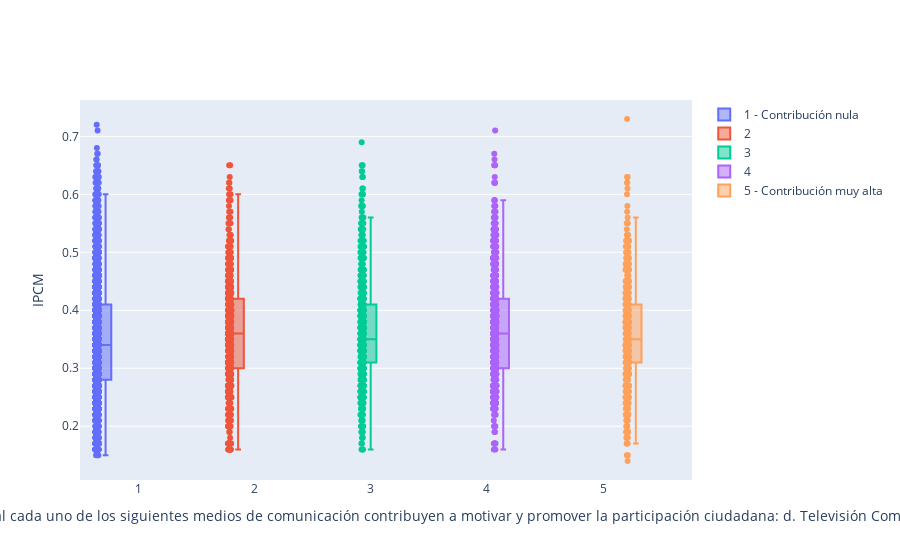

The notebook cell saved with this chart:
### Code cell
caja0 = go.Box(
    y=Individuos[Individuos['I_40_4'] == 1]['IPCM'],
    x=Individuos[Individuos['I_40_4'] == 1]['I_40_4'],
    name='1 - Contribución nula', boxpoints="all"
    )

caja1 = go.Box(
    y=Individuos[Individuos['I_40_4'] == 2]['IPCM'],
    x=Individuos[Individuos['I_40_4'] == 2]['I_40_4'],
    name='2', boxpoints="all"
    )

caja2 = go.Box(
    y=Individuos[Individuos['I_40_4'] == 3]['IPCM'],
    x=Individuos[Individuos['I_40_4'] == 3]['I_40_4'],
    name='3', boxpoints="all"
    )

caja3 = go.Box(
    y=Individuos[Individuos['I_40_4'] == 4]['IPCM'],
    x=Individuos[Individuos['I_40_4'] == 4]['I_40_4'],
    name='4', boxpoints="all"
    )

caja4 = go.Box(
    y=Individuos[Individuos['I_40_4'] == 5]['IPCM'],
    x=Individuos[Individuos['I_40_4'] == 5]['I_40_4'],
    name='5 - Contribución muy alta', boxpoints="all"
    )

data = [caja0, caja1, caja2, caja3, caja4]

layout = go.Layout(
    yaxis=dict(
        title='IPCM',
        zeroline=False
    ),
    xaxis=dict(
        title='Califique el grado en el cual cada uno de los siguientes medios de comunicación contribuyen a motivar y promover la participación ciudadana: d. Televisión Comunitaria'
    ),
    boxmode='group'
)
fig = go.Figure(data=data, layout=layout)

py.iplot(fig, filename='I_40_4-Box')
# fig.show(renderer='colab')

### Figure 1 — Plotly figure (JSON) as saved in the notebook; plotly's stock layout.template omitted (floating-point values rounded to 4 significant figures; data arrays with more than 128 entries replaced by an {"elided": "..."} marker saying what was removed)
{"data": [{"boxpoints": "all", "name": "1 - Contribución nula", "type": "box", "x": {"elided": "4126 int values"}, "y": {"elided": "4126 float values"}}, {"boxpoints": "all", "name": "2", "type": "box", "x": {"elided": "726 int values"}, "y": {"elided": "726 float values"}}, {"boxpoints": "all", "name": "3", "type": "box", "x": {"elided": "857 int values"}, "y": {"elided": "857 float values"}}, {"boxpoints": "all", "name": "4", "type": "box", "x": {"elided": "758 int values"}, "y": {"elided": "758 float values"}}, {"boxpoints": "all", "name": "5 - Contribución muy alta", "type": "box", "x": {"elided": "537 int values"}, "y": {"elided": "537 float values"}}], "layout": {"boxmode": "group", "xaxis": {"title": {"text": "Califique el grado en el cual cada uno de los siguientes medios de comunicación contribuyen a motivar y promover la participación ciudadana: d. Televisión Comunitaria"}}, "yaxis": {"title": {"text": "IPCM"}, "zeroline": false}}}
